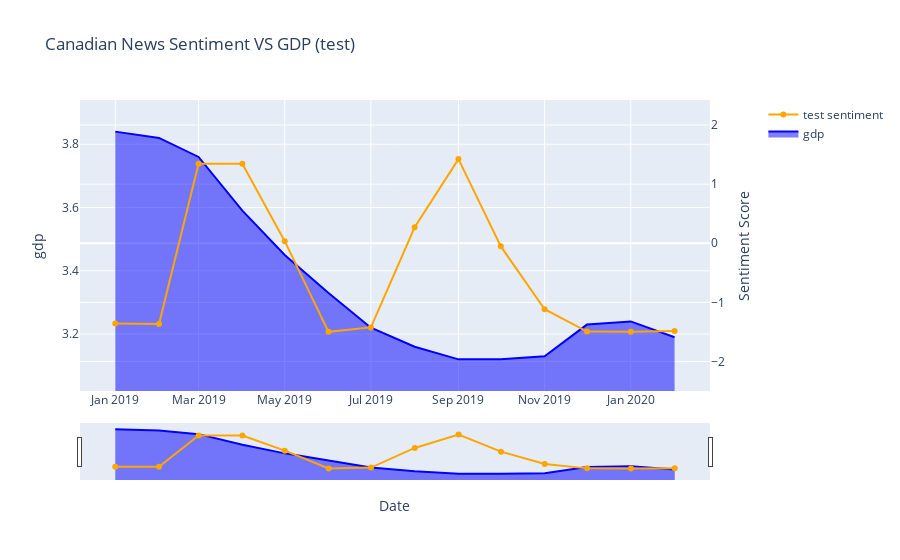
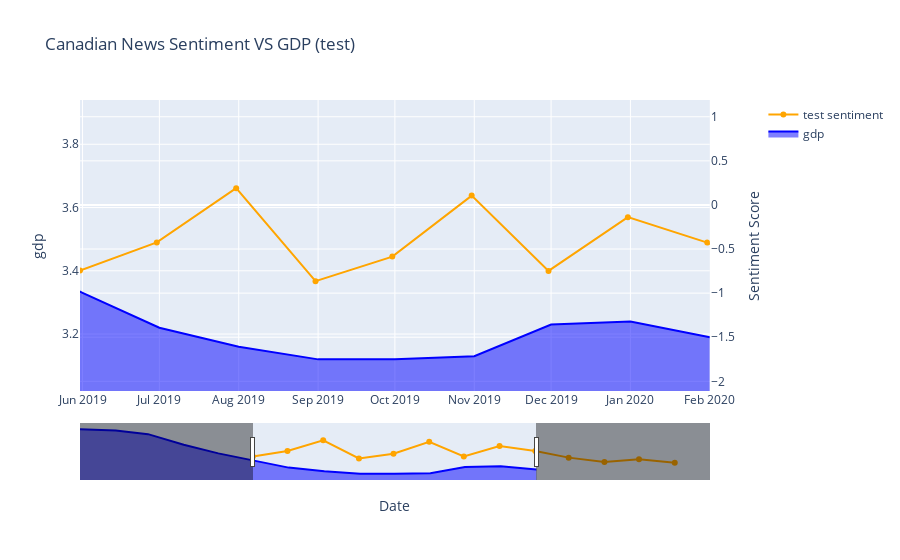

Write notebook code for charts like these, in order.
### Code cell
#test function  
test_indicator_name = "gdp"
test_title = "Canadian News Sentiment VS GDP (test)"

###  show all mixed-source

###note: 
test_fig = plot_combined_graph(test_mrg_df, mixedsource_senti_df, test_indicator_name, test_title)
test_fig.show()


## now try visualize monthly avg sentiment
monthly_senti_df_gdp_cbc.columns = ['final_sentiment']
test_fig = plot_combined_graph_new(test_mrg_df, monthly_senti_df_gdp_cbc, test_indicator_name, test_title)


test_fig.show()

### Figure 1 — Plotly figure (JSON) as saved in the notebook; plotly's stock layout.template omitted (floating-point values rounded to 4 significant figures; data arrays with more than 128 entries replaced by an {"elided": "..."} marker saying what was removed)
{"data": [{"fill": "tonexty", "line": {"color": "blue"}, "mode": "lines", "name": "gdp", "type": "scatter", "x": ["2019-01-01", "2019-02-01", "2019-03-01", "2019-04-01", "2019-05-01", "2019-06-01", "2019-07-01", "2019-08-01", "2019-09-01", "2019-10-01", "2019-11-01", "2019-12-01", "2020-01-01", "2020-02-01"], "xaxis": "x", "y": [3.84, 3.82, 3.76, 3.59, 3.45, 3.33, 3.22, 3.16, 3.12, 3.12, 3.13, 3.23, 3.24, 3.19], "yaxis": "y"}, {"line": {"color": "orange"}, "name": "test sentiment", "type": "scatter", "x": ["2019-01-01", "2019-02-01", "2019-03-01", "2019-04-01", "2019-05-01", "2019-06-01", "2019-07-01", "2019-08-01", "2019-09-01", "2019-10-01", "2019-11-01", "2019-12-01", "2020-01-01", "2020-02-01"], "xaxis": "x", "y": {"elided": "141 float values"}, "yaxis": "y2"}], "layout": {"title": {"text": "Canadian News Sentiment VS GDP (test)"}, "xaxis": {"anchor": "y", "domain": [0, 0.94], "rangeslider": {"visible": true}, "title": {"text": "Date"}}, "yaxis": {"anchor": "x", "autorange": false, "domain": [0, 1], "range": [3.02, 3.94], "title": {"text": "gdp"}}, "yaxis2": {"anchor": "x", "overlaying": "y", "range": [-2.499, 2.424], "side": "right", "title": {"text": "Sentiment Score"}}}}

### Figure 2 — Plotly figure (JSON) as saved in the notebook; plotly's stock layout.template omitted (floating-point values rounded to 4 significant figures)
{"data": [{"fill": "tonexty", "line": {"color": "blue"}, "mode": "lines", "name": "gdp", "type": "scatter", "x": ["2019-01-01T00:00:00", "2019-02-01T00:00:00", "2019-03-01T00:00:00", "2019-04-01T00:00:00", "2019-05-01T00:00:00", "2019-06-01T00:00:00", "2019-07-01T00:00:00", "2019-08-01T00:00:00", "2019-09-01T00:00:00", "2019-10-01T00:00:00", "2019-11-01T00:00:00", "2019-12-01T00:00:00", "2020-01-01T00:00:00", "2020-02-01T00:00:00"], "xaxis": "x", "y": [3.84, 3.82, 3.76, 3.59, 3.45, 3.33, 3.22, 3.16, 3.12, 3.12, 3.13, 3.23, 3.24, 3.19], "yaxis": "y"}, {"line": {"color": "orange"}, "name": "test sentiment", "type": "scatter", "x": ["2019-05-31T00:00:00", "2019-06-30T00:00:00", "2019-07-31T00:00:00", "2019-08-31T00:00:00", "2019-09-30T00:00:00", "2019-10-31T00:00:00", "2019-11-30T00:00:00", "2019-12-31T00:00:00", "2020-01-31T00:00:00", "2020-02-29T00:00:00", "2020-03-31T00:00:00", "2020-04-30T00:00:00", "2020-05-31T00:00:00"], "xaxis": "x", "y": [-0.7427, -0.425, 0.1903, -0.8647, -0.5856, 0.1062, -0.7485, -0.138, -0.4268, -0.8147, -1.065, -0.9111, -1.11], "yaxis": "y2"}], "layout": {"title": {"text": "Canadian News Sentiment VS GDP (test)"}, "xaxis": {"anchor": "y", "domain": [0, 0.94], "range": ["2019-05-31T00:00:00", "2020-02-01T00:00:00"], "rangeslider": {"visible": true}, "title": {"text": "Date"}}, "yaxis": {"anchor": "x", "autorange": false, "domain": [0, 1], "range": [3.02, 3.94], "title": {"text": "gdp"}}, "yaxis2": {"anchor": "x", "overlaying": "y", "range": [-2.11, 1.19], "side": "right", "title": {"text": "Sentiment Score"}}}}
